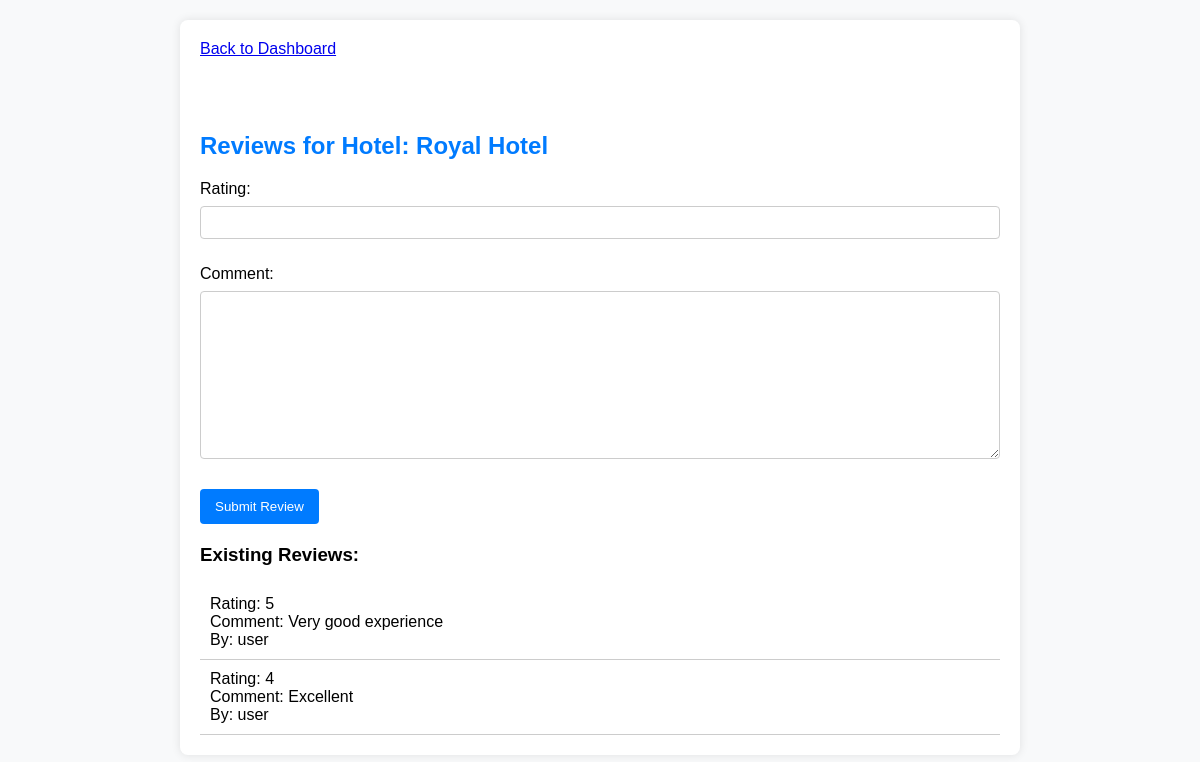
The app's page /hotel_reviews/1/ (signed in) with its own data.
### flight_booking_app/models.py (models this page shows, shortened)
class Hotel(models.Model):
    name = models.CharField(max_length=100)
    address = models.CharField(max_length=200)

class HotelReview(models.Model):
    hotel = models.ForeignKey(Hotel, on_delete=models.CASCADE)
    user = models.ForeignKey(User, on_delete=models.CASCADE)
    rating = models.IntegerField()
    comment = models.TextField()

### flight_booking_app/views.py (the view)
# urls.py: path('hotel_reviews/<int:hotel_id>/', views.hotel_reviews, name='hotel_reviews'),
@login_required
def hotel_reviews(request, hotel_id):
    hotel = get_object_or_404(Hotel, id=hotel_id)
    reviews = HotelReview.objects.filter(hotel=hotel)
    if request.method == 'POST':
        form = HotelReviewForm(request.POST)
        if form.is_valid():
            review = form.save(commit=False)
            review.user = request.user
            review.hotel = hotel
            review.save()
            return redirect('hotel_reviews', hotel_id=hotel.id)
    else:
        form = HotelReviewForm()
    return render(request, 'hotel_reviews.html', {'hotel': hotel, 'form': form, 'reviews': reviews})

### flight_booking_app/forms.py
class HotelReviewForm(forms.ModelForm):
    class Meta:
        model = HotelReview
        fields = ['rating', 'comment']
        widgets = {
            'rating': forms.NumberInput(attrs={'min': 1, 'max': 5}),  # Set min and max attributes for rating
        }

### flight_booking_app/templates/hotel_reviews.html (shortened to what this page needs)
<!DOCTYPE html>
<html lang="en">
<head>
</head>
<body>
    <div class="container">
        <a href="{% url 'user_dashboard' %}" class="back-button">Back to Dashboard</a><br><br><br><br>
        <h2>Reviews for Hotel: {{ hotel.name }}</h2>
        <form method="post">
            {{ form.as_p }}
            <button type="submit">Submit Review</button>
        </form>
        <div class="reviews">
            <h3>Existing Reviews:</h3>
            {% for review in reviews %}
            <div class="review">
                <p>Rating: {{ review.rating }}</p>
                <p>Comment: {{ review.comment }}</p>
                <p>By: {{ review.user }}</p>
            </div>
            {% endfor %}
        </div>
    </div>
</body>
</html>

### flight_booking_app/templates/hotel_reviews.html (style rules this page uses)
body { font-family: Arial, sans-serif; background-color: #f8f9fa; margin: 0; padding: 20px; }
.container { max-width: 800px; margin: 0 auto; background-color: #ffffff; padding: 20px; border-radius: 8px; box-shadow: 0 0 10px rgba(0, 0, 0, 0.1); }
h2 { color: #007bff; margin-bottom: 20px; }
form { margin-bottom: 20px; }
label { display: block; margin-bottom: 8px; }
input, textarea { width: 100%; padding: 8px; margin-bottom: 10px; border: 1px solid #ccc; border-radius: 4px; box-sizing: border-box; }
button { background-color: #007bff; color: #ffffff; padding: 10px 15px; border: none; border-radius: 4px; cursor: pointer; transition: background-color 0.3s ease; }
.reviews { margin-top: 20px; }
.review { padding: 10px; border-bottom: 1px solid #ccc; }
.review p { margin: 0; }

### records on screen
Hotel: name "Royal Hotel"
HotelReview: rating "5", comment "Very good experience", user "user"
HotelReview: rating "4", comment "Excellent", user "user"
